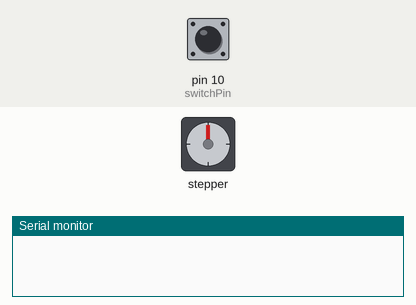
A sketch run on a simulated Arduino Uno, built with avr-gcc and run on an emulated ATmega328P. Parts: stepper motor, the last lines printed to the serial monitor. The test bench sets the inputs (shaded band); at power-on: pin 10 (switchPin) HIGH. Stepper angles assume 2048 steps per turn.

Above: at 1.2 s.
1.3 s: pin 10 (switchPin) pulled LOW for 0.15 s
At 1.51 s:
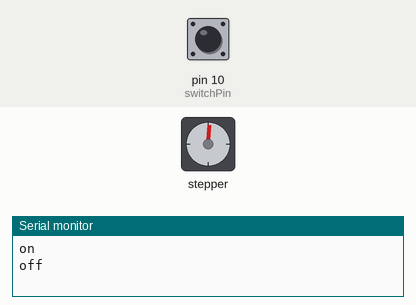
3.0 s: pin 10 (switchPin) pulled LOW for 1 s
At 4.16 s:
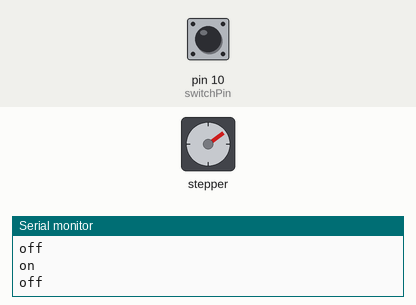
6.0 s: pin 10 (switchPin) pulled LOW for 3.2 s
At 6.51 s:
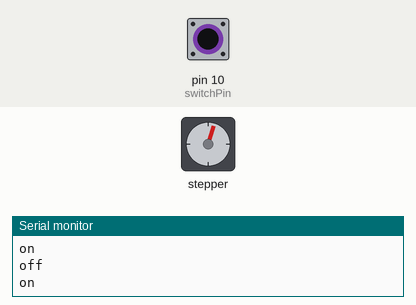
10.7 s: pin 10 (switchPin) pulled LOW for 3.2 s
15.4 s: pin 10 (switchPin) pulled LOW for 3.2 s
Timing chart, 0 to 21.1 s (numbered marks = the images above; inputs shaded):
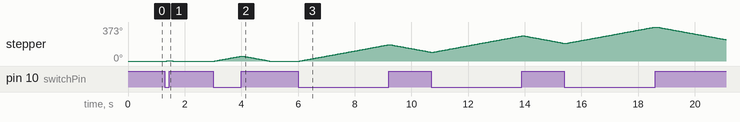

Measured:
- after the input at 3.0 s, stepper: turns 54° clockwise in 0.93 s, then 54° counter-clockwise in 0.93 s
- after the input at 6.0 s, stepper: turns 179° clockwise in 3.1 s, then 81° counter-clockwise in 1.4 s

The sketch:

sketch_oct25c.ino
```cpp
// (licence header left out)
#include <Stepper.h>

/*
 * A 28BYJ-48 motor has a step size
 * of 11.25 degrees, and the motor has a
 * 1/64 reduction gear set which equates
 * to a step size of 2048 per 1 full
 * revolution. In other words, do
 * not change this
 */
#define STEP_SIZE 2048

// Set pins of stepper, switch, and LEDS to however they're configured in YOUR circuit:

/*
 * Note on stepper pins:
 * Arduino library hooks up pins to the motor's control wires in a weird way following this diagram:
 * Step C0 C1 C2 C3
 *    1  1  0  1  0
 *    2  0  1  1  0
 *    3  0  1  0  1
 *    4  1  0  0  1
 * This means that if you have your motors pin hooked up in the order (4, 5, 6, 7), then you need
 * to switch the two middle control wires when entering it into the stepper constructor (4, 6, 5, 7)
 */
Stepper stepper(STEP_SIZE, 4, 6, 5, 7);

const int switchPin = 10;
const int ledLeft = 0;
const int ledRight = 0;

bool priorState = false;
int stepper_threshold = 0;

void setup() {
  Serial.begin(9600);
  pinMode(switchPin, INPUT_PULLUP);

  pinMode(ledLeft, OUTPUT);
  pinMode(ledRight, OUTPUT);

  stepper.setSpeed(10);
}

void loop() {
  // Toggle Switch State
  bool switchState = !digitalRead(switchPin);
  if (switchState == HIGH && switchState != priorState) {
    Serial.print("on\n");
    priorState = switchState;
    delay(50); // small delay in order for hardware (switch) to fully change states
  }
  else if (switchState == LOW && switchState != priorState) {
    Serial.print("off\n");
    priorState = switchState;
    delay(50); // small delay in order for hardware (switch) to fully change states
  }

  // Stateful Operations
  if (switchState == HIGH) {
    // Do all Continuous Operations while switch is toggled ON:
    stepper.step(1);
    stepper_threshold++;
  }
  else if (switchState == LOW && stepper_threshold > 0) {
    // Do all Continuous Operations while switch is toggled OFF:
    stepper.step(-1);
    stepper_threshold--;
  }
}
```
